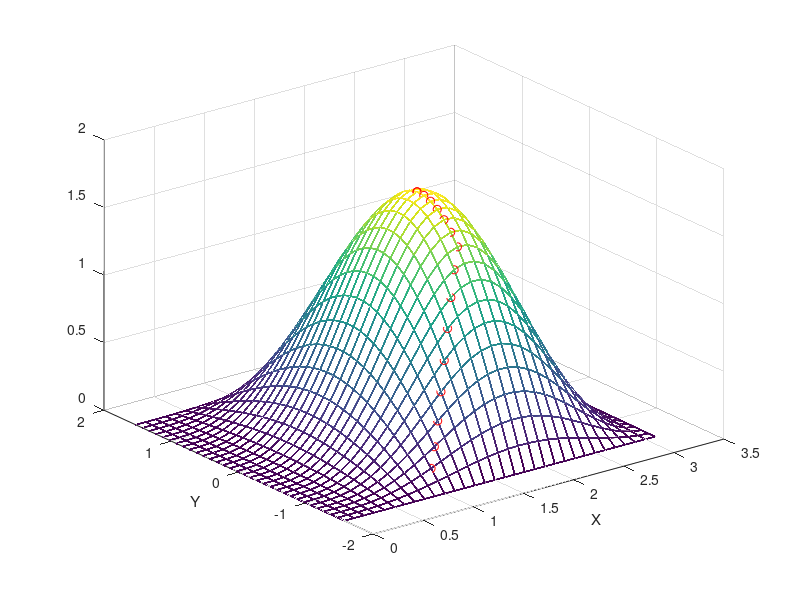

Source code (MATLAB):

%%
% ME 3001 
%% - 2D Optimization

clear all
close all
clc

fun=@(xin,yin) sin(xin)^2*cos(yin)*xin;

[xs,ys]=meshgrid(0:.1:pi,-pi/2:.1:pi/2); %range of x vals for the surface
zs=zeros(length(xs(:,1)),length(ys(1,:)));

for p=1:length(xs(:,1))
    for q=1:length(ys(1,:))
        zs(p,q)=fun(xs(p,q),ys(p,q));
    end
end

figure(1)
% mesh(xs,ys,zs)

% %use brute force to find max
% maxz=0;
% for p=1:length(xs)
%     for q=1:length(ys)
%         if zs(p,q)>maxz
%             maxz=zs(p,q);
%             maxx=xs(p,q);
%             maxy=ys(p,q);
%         end
%         mesh(xs,ys,zs)
%         hold on
%         plot3(xs(p,q),ys(p,q),zs(p,q),'ro')   
% %         pause(.01)
%         hold off
%         
%     end
% end
% 
% hold on
% plot3(maxx,maxy,maxz,'kp')


%8 neighbor steepest accent
% xn=xs(2); 
% yn=ys(2);
atPeak=0;

idx=2; %for now, dont start on border
jdx=10;
while ~atPeak
    
    atPeak=1;
    maxdel=0;
    for m=idx-1:idx+1
        for n=jdx-1:jdx+1
            if zs(m,n)-zs(idx,jdx)>maxdel
                maxdel=zs(m,n)-zs(idx,jdx);
                itmp=m;
                jtmp=n;
                atPeak=0;
            end
        end
    end
    idx=itmp;
    jdx=jtmp;
    mesh(xs,ys,zs)
    hold on
    plot3(xs(idx,jdx),ys(idx,jdx),zs(idx,jdx),'ro')
    pause  
end

xlabel('X')
ylabel('Y')

